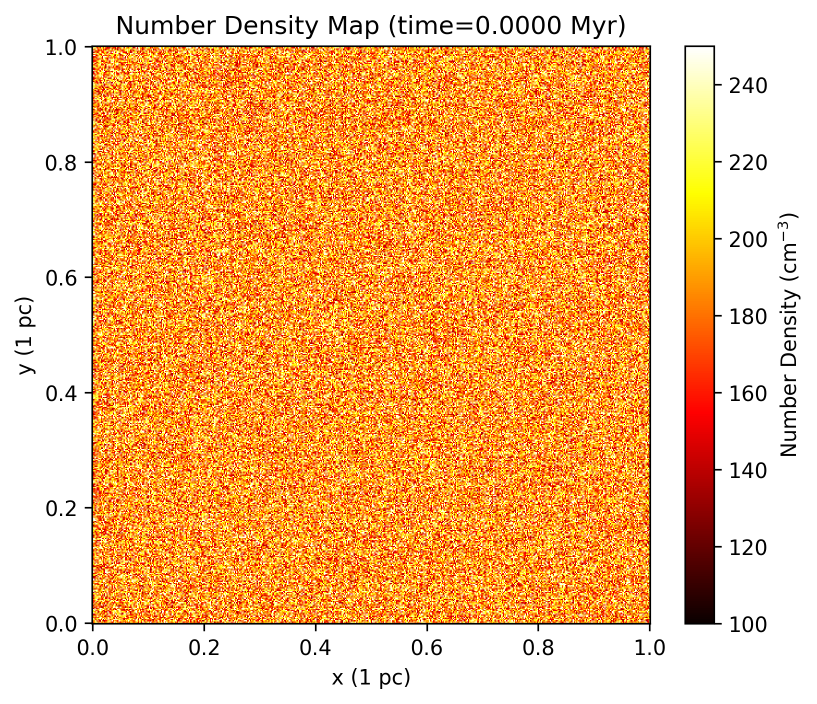
#> input picture density_map_0.0000 Myr.png, 1634 x 1407 px (shown at 1/2 size); its folder holds 4 pictures in this run
$ python create_simulation.py
#> lines starting #> are read from the running program, lines starting #| are printed output that depends on the picture
import imageio
import glob
from PIL import Image
import numpy as np
import re

# Load images (sorted correctly)
# image_files = sorted(glob.glob('density_map_*.png'))  # Adjust pattern
# images = [imageio.imread(f) for f in image_files]

def extract_number(filename):
    match = re.search(r'density_map_([\d.]+) Myr\.png', filename)
    return float(match.group(1)) if match else float('inf')  # fallback for non-matching files

target_shape = (500, 500)  # Set your desired uniform size

# Resize all images
images = []
for file in sorted(glob.glob('density_map_*.png'), key=extract_number):
    img = Image.open(file).resize(target_shape)
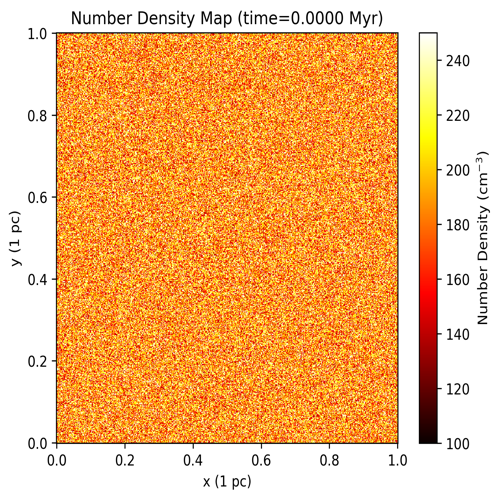
#> img: PIL image 500x500 RGBA; mean R, G, B, A 243.3, 186.1, 126.7, 255
    images.append(np.array(img))
#> pass 2 of the loop `for file in sorted(glob.glob('density_map_*.png'), key=extract_number):`:
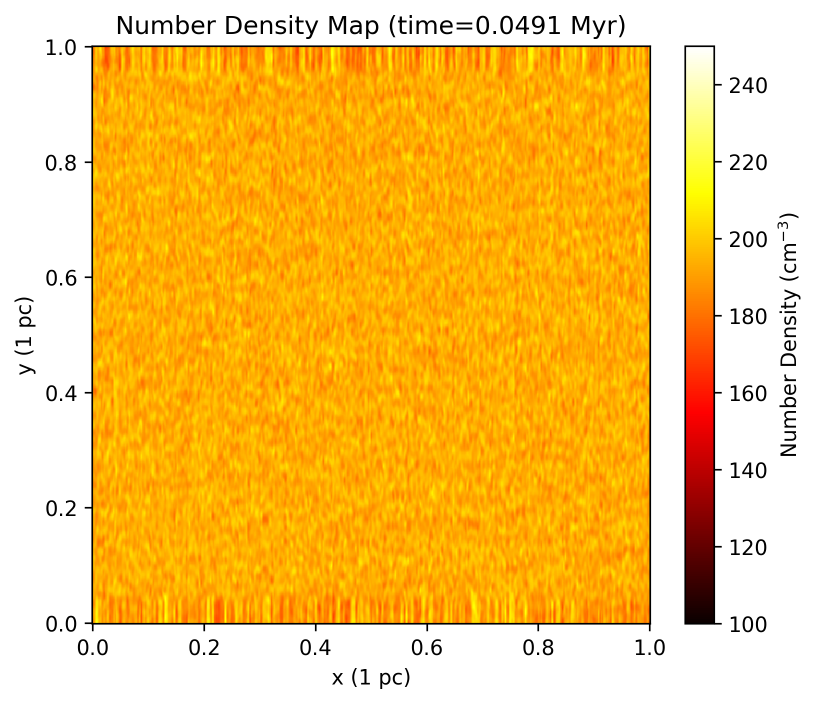
#> input picture density_map_0.0491 Myr.png, 1634 x 1407 px (shown at 1/2 size)
#> `img = Image.open(file).resize(target_shape)`:
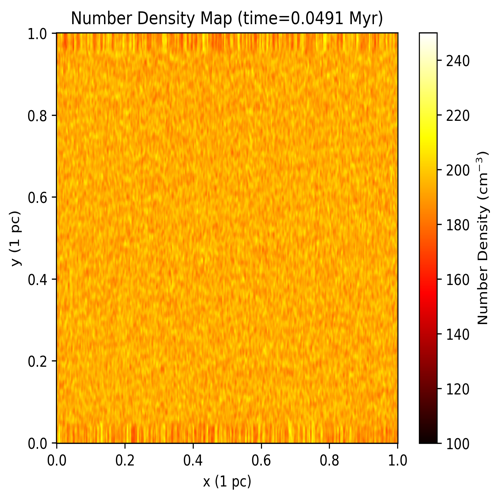
#> img: PIL image 500x500 RGBA; mean R, G, B, A 247.6, 198.6, 100.7, 255
#> pass 3 of the loop `for file in sorted(glob.glob('density_map_*.png'), key=extract_number):`:
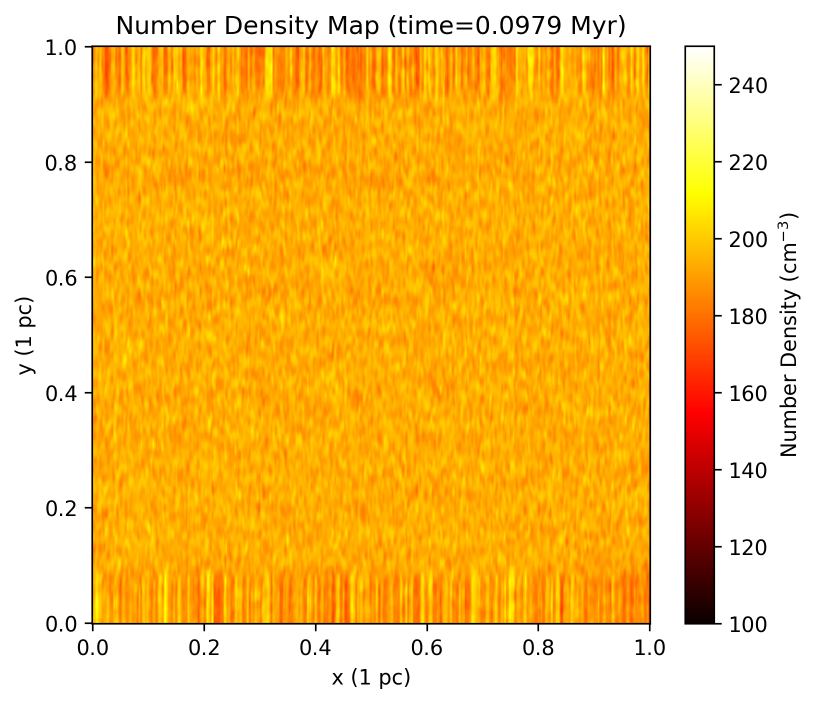
#> input picture density_map_0.0979 Myr.png, 1634 x 1407 px (shown at 1/2 size)
#> `img = Image.open(file).resize(target_shape)`:
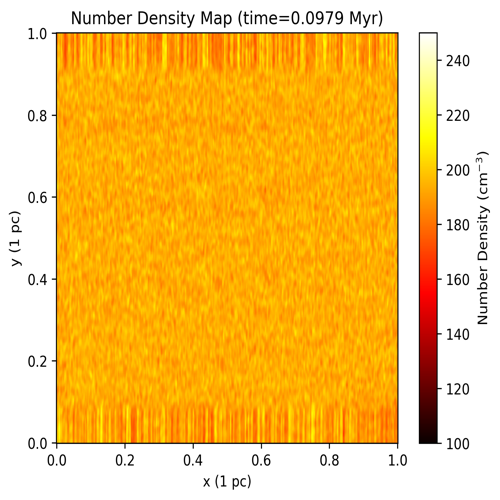
#> img: PIL image 500x500 RGBA; mean R, G, B, A 247.6, 197.9, 100.7, 255
#> the loop made 4 passes; the first 3 are shown

# Save as GIF
imageio.mimsave('simulation.gif', images, fps=10)
